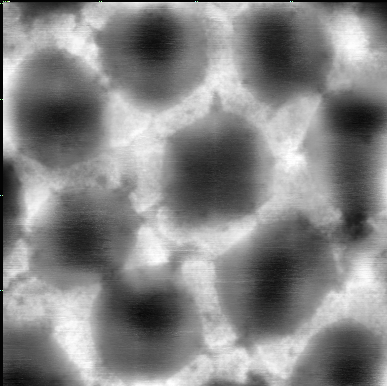
#> input picture 10_Rycle_Rerun/CLAUDE/T3/backup9/Poly_01_enhanced.png, 387 x 386 px; its folder holds only this picture in this run
$ python py1.py ../../../CLAUDE/T3/backup9
#> lines starting #> are read from the running program, lines starting #| are printed output that depends on the picture; after the words box and inside, x2 and y2 are one past the last pixel; in counts of white or black regions, pixels touching at a corner belong together
import os
import csv
import cv2
import numpy as np
from PIL import Image
import sys

def enhance_spot_image(img):
    """Apply CLAHE enhancement to a grayscale image."""
    clahe = cv2.createCLAHE(clipLimit=3.0, tileGridSize=(10, 10))
    enhanced = clahe.apply(img)
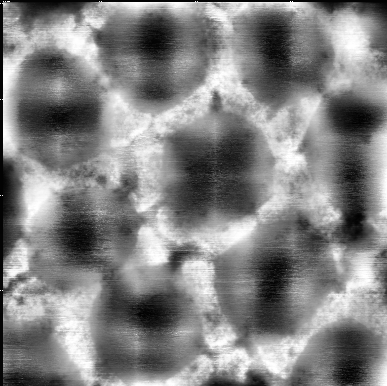
#> enhanced: shape (386, 387); min 1, max 255, mean 130
    return enhanced

def check_gap_conditions(gray_array):
    """Identify GAP pixels based on grayscale value and adjacent contiguous regions."""
    h, w = gray_array.shape
#> h = 386; w = 387
    mask = (gray_array >= 1) & (gray_array <= 150)
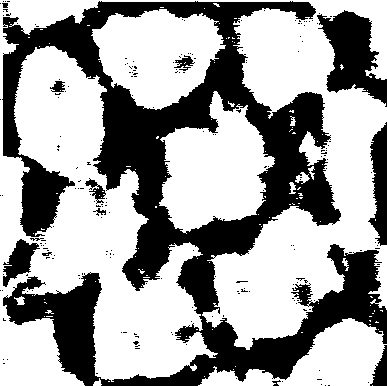
#> mask: shape (386, 387) bool; 62.3% white; 204 black regions (191 under 20 px), largest, box (x1, y1, x2, y2) and area: (2, 1, 387, 386) 48979, (317, 10, 387, 107) 3571, (368, 122, 387, 246) 1505
    mask_uint8 = mask.astype(np.uint8) * 255

    # Find connected components (4-connectivity)
    num_labels, labels, stats, _ = cv2.connectedComponentsWithStats(mask_uint8, connectivity=4)
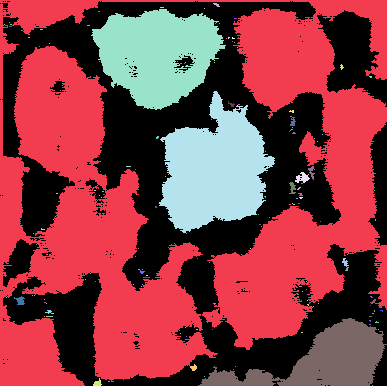
#> labels: shape (386, 387) int32; 179 distinct labels, from 0 to 178; one colour per label, 0 black
#> num_labels = 179; stats = 179 rows, first 6: [0, 1, 387, 385, 56281], [0, 0, 387, 386, 67787], [213, 3, 7, 4, 15], [160, 7, 4, 1, 4], [204, 8, 1, 1, 1], [91, 9, 135, 101, 8914]

    # Identify large components (size >= 25)
    large_labels = set()
    for label in range(1, num_labels):  # Skip background (label=0)
        if stats[label, cv2.CC_STAT_AREA] >= 25:
            large_labels.add(label)
#> after the loop, large_labels = 12 items

    # Check neighbors for large components
    gap_flags = np.zeros((h, w), dtype=np.uint8)
    directions = [(-1, 0), (1, 0), (0, -1), (0, 1)]  # Up, down, left, right

    for i in range(h):
        for j in range(w):
            if mask[i, j]:  # Condition (1)
                for dx, dy in directions:
                    ni, nj = i + dx, j + dy
                    if 0 <= ni < h and 0 <= nj < w:
                        neighbor_label = labels[ni, nj]
                        if neighbor_label in large_labels:
                            gap_flags[i, j] = 1
                            break
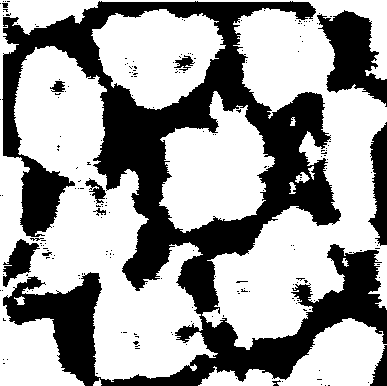
#> gap_flags: shape (386, 387); values 0 (black) and 1 (white), 62.1% white; 204 black regions (191 under 20 px), largest, box (x1, y1, x2, y2) and area: (2, 1, 387, 386) 49340, (317, 10, 387, 107) 3590, (368, 122, 387, 246) 1508
    return gap_flags

def save_csv(csv_path, gray_array, gap_flags):
    """Save pixel analysis data to a CSV file."""
    h, w = gray_array.shape
#> h = 386; w = 387
    with open(csv_path, 'w', newline='') as csvfile:
        writer = csv.writer(csvfile)
        writer.writerow(['row', 'column', 'grayscale', 'gap_flag'])
        for i in range(h):
            for j in range(w):
                writer.writerow([i, j, gray_array[i, j], gap_flags[i, j]])

def create_gap_highlight_image(gap_flags):
    """Generate a black-and-white image highlighting GAP pixels."""
    h, w = gap_flags.shape
#> h = 386; w = 387
    bw_image = np.full((h, w, 3), 255, dtype=np.uint8)  # White background
    bw_image[gap_flags == 1] = [0, 0, 0]  # Black for GAP pixels
    return Image.fromarray(bw_image, 'RGB')

def process_images(input_dir):
    """Process all Poly_ images in the input directory."""
    output_dir = r"C:\Users\admin\Desktop\Python_proj\ALL_RESULT\GPT\T3\backup9"
    os.makedirs(output_dir, exist_ok=True)

    for filename in os.listdir(input_dir):
        if filename.startswith("Poly_") and filename.lower().endswith(('.png', '.jpg', '.jpeg')):
            filepath = os.path.join(input_dir, filename)
            img = cv2.imread(filepath, cv2.IMREAD_GRAYSCALE)
            if img is None:
                continue

            # Process image
            base_name = os.path.splitext(filename)[0]
            enhanced = enhance_spot_image(img)
            gap_flags = check_gap_conditions(enhanced)

            # Save outputs
            csv_path = os.path.join(output_dir, f"{base_name}_gap_analysis.csv")
            save_csv(csv_path, enhanced, gap_flags)

            highlight_img = create_gap_highlight_image(gap_flags)
            highlight_path = os.path.join(output_dir, f"{base_name}_gap_highlight.png")
            highlight_img.save(highlight_path)

if __name__ == "__main__":
    if len(sys.argv) != 2:
        print("Usage: python py1.py <input_directory>")
        sys.exit(1)

    input_directory = sys.argv[1]
    process_images(input_directory)
    print("Processed all images!")

$ run again, on 10_Rycle_Rerun/CLAUDE/T3/backup9/Poly_03_enhanced.png
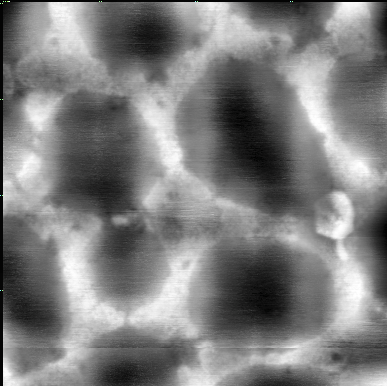
#> input picture 10_Rycle_Rerun/CLAUDE/T3/backup9/Poly_03_enhanced.png, 387 x 386 px
#> mask: shape (386, 387) bool; 63.8% white; 245 black regions (230 under 20 px), largest, box (x1, y1, x2, y2) and area: (2, 89, 216, 386) 16370, (118, 1, 319, 253) 14544, (277, 44, 380, 193) 5771
#> in check_gap_conditions, `num_labels, labels, stats, _ = cv2.connectedComponentsWithStats(mask_u..`:
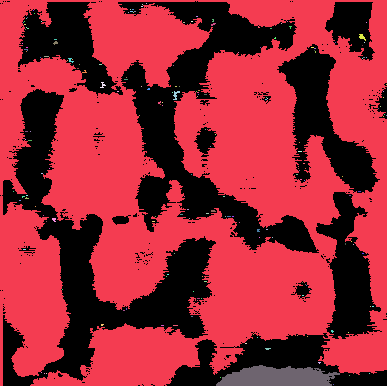
#> labels: shape (386, 387) int32; 193 distinct labels, from 0 to 192; one colour per label, 0 black
#> num_labels = 193; stats = 193 rows, first 6: [0, 1, 387, 385, 54016], [0, 0, 387, 386, 93013], [146, 3, 1, 1, 1], [142, 4, 1, 1, 1], [141, 6, 2, 1, 2], [130, 9, 1, 1, 1]
#> after the loop in check_gap_conditions, `for label in range(1, num_labels):`: large_labels = 4 items
#> after the loop in check_gap_conditions, `for i in range(h):`:
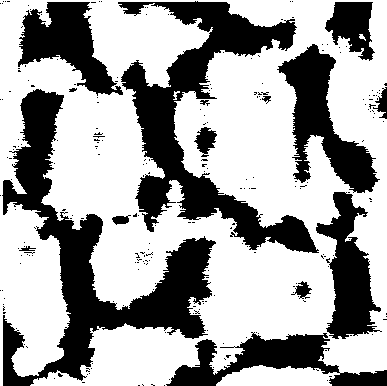
#> gap_flags: shape (386, 387); values 0 (black) and 1 (white), 63.6% white; 245 black regions (230 under 20 px), largest, box (x1, y1, x2, y2) and area: (2, 89, 216, 386) 16449, (118, 1, 319, 253) 14677, (277, 44, 380, 193) 5800

$ run again, on 10_Rycle_Rerun/CLAUDE/T3/backup9/Poly_04_enhanced.png
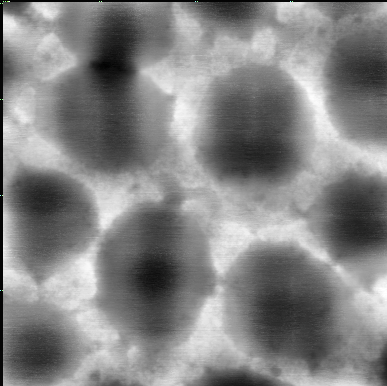
#> input picture 10_Rycle_Rerun/CLAUDE/T3/backup9/Poly_04_enhanced.png, 387 x 386 px
#> mask: shape (386, 387) bool; 63.2% white; 276 black regions (259 under 20 px), largest, box (x1, y1, x2, y2) and area: (2, 14, 164, 386) 18811, (135, 2, 387, 346) 18271, (279, 45, 387, 210) 6685
#> in check_gap_conditions, `num_labels, labels, stats, _ = cv2.connectedComponentsWithStats(mask_u..`:
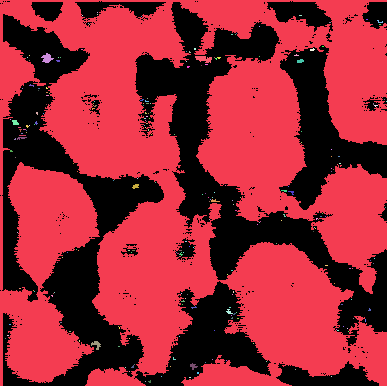
#> labels: shape (386, 387) int32; 241 distinct labels, from 0 to 240; one colour per label, 0 black
#> num_labels = 241; stats = 241 rows, first 6: [0, 1, 387, 385, 55016], [0, 0, 387, 386, 93552], [97, 12, 1, 1, 1], [97, 14, 1, 1, 1], [82, 15, 1, 1, 1], [299, 15, 3, 1, 3]
#> after the loop in check_gap_conditions, `for label in range(1, num_labels):`: large_labels = 6 items
#> after the loop in check_gap_conditions, `for i in range(h):`:
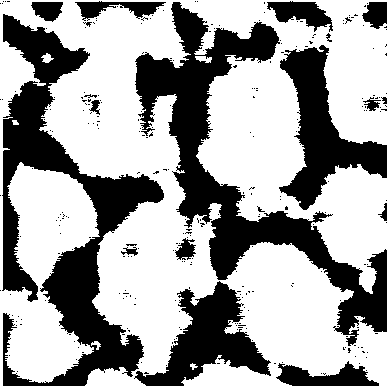
#> gap_flags: shape (386, 387); values 0 (black) and 1 (white), 62.8% white; 276 black regions (258 under 20 px), largest, box (x1, y1, x2, y2) and area: (2, 14, 164, 386) 18987, (135, 2, 387, 346) 18426, (279, 45, 387, 210) 6762
